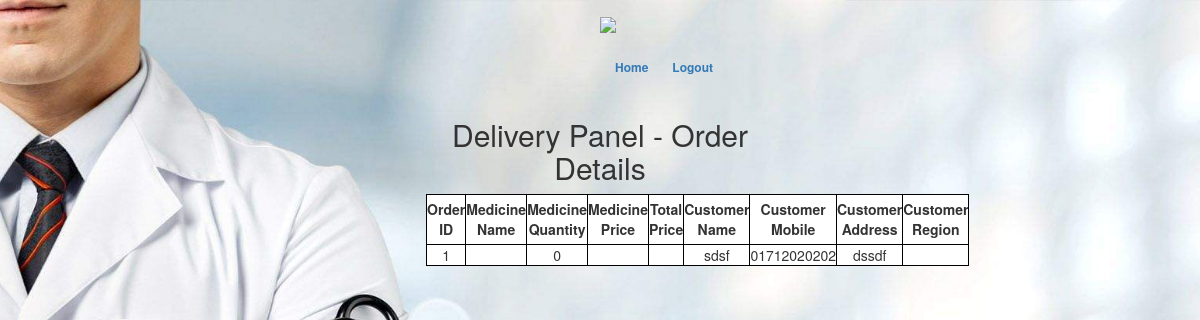
Screenshot of /deliveryhome.php with the database file from the repository.
### tables this page shows
CREATE TABLE `medicineorder` (
  `orderId` int(11) NOT NULL,
  `medicinename` varchar(50) NOT NULL,
  `medquantity` int(11) NOT NULL,
  `medprice` varchar(50) NOT NULL,
  `totalprice` varchar(50) NOT NULL,
  `ordercusname` varchar(50) NOT NULL,
  `orderphone` varchar(15) NOT NULL,
  `orderaddress` varchar(50) NOT NULL,
  `orderregion` varchar(50) NOT NULL
);

### deliveryhome.php (the view, shortened to what this page needs)
<!DOCTYPE html>
 <html class="no-js">
<html lang="en-US">
<head>
	<link rel="stylesheet" type="text/css" href="css/font-awesome.min.css" media="all" />
	<link rel="stylesheet" type="text/css" href="css/normalize.css" media="all" />
	<link rel="stylesheet" type="text/css" href="css/bootstrap.css" media="all" />
	<link rel="stylesheet" type="text/css" href="style.css" media="all" />
</head>
<body class="login">
	<div class="header-area">
		<div class="header-top">
			<div class="container">
                <a href="#"><img src="img/admin.png" style="max-height: 5%;max-width: 5%;margin-left: 50%;opacity:1.0;"></a>
				<div class="menu col-md-5" style="margin-left: 20%;margin-top: 2%">
					<ul class="list-unstyled list-inline pull-right">
						<li><a href="#">Home</a></li>
						<li><a href="logout.php">Logout</a></li>
					</ul>
				</div>
			</div>
		</div>
	</div>
	<div class="main-area">
		<div class="login">
			<form class="col-md-4 col-sm-offset-4 text-center">
            <h2>Delivery Panel - Order Details</h2>
			  <table style="background:white;border:1px solid black;" class="text-center">
                <thead>
                    <tr style="padding-left: 10px;">
                        <th style="border:1px solid black">Order ID</th>
                        <th style="border:1px solid black">Medicine Name</th>
                        <th style="border:1px solid black">Medicine Quantity</th>
                        <th style="border:1px solid black">Medicine Price</th>
                        <th style="border:1px solid black">Total Price</th>
                        <th style="border:1px solid black">Customer Name</th>
                        <th style="border:1px solid black">Customer Mobile</th>
                        <th style="border:1px solid black">Customer Address</th>
                        <th style="border:1px solid black">Customer Region</th>
                    </tr>
                </thead>
                <tbody>
                    <?php
                    $con=mysqli_connect("localhost","root","");
                    mysqli_select_db($con,'medicineguide');
                        $resul = mysqli_query($con,"SELECT * FROM medicineorder where orderregion='".$_SESSION["Region"]."';") or die("Failed to fetch".mysql_error());
                    while( $row = mysqli_fetch_assoc( $resul) ){
                                    echo "<tr><td>{$row['orderId']}</td><td>{$row['medicinename']}</td><td>{$row['medquantity']}</td><td>{$row['medprice']}</td><td>{$row['totalprice']}</td><td>{$row['ordercusname']}</td><td>{$row['orderphone']}</td><td>{$row['orderaddress']}</td><td>{$row['orderregion']}</td></tr>\n";
                                        }
                    ?>
                  </tbody>
                </table>
			</form>
			<br>
        </div>
        </div>
</body>
</html>

### style.css (style rules this page uses)
.header-top { padding: 1%; }
.menu { margin-left: 150px; }
.menu a { text-decoration: none; font-weight: bold; margin-left: 10px; }
.login { background: url(images/13.jpg) no-repeat center center fixed; -webkit-background-size: cover; -moz-background-size: cover; -o-background-size: cover; background-size: cover; }
.login a { font-size: 12px; line-height: 0; }
table, td, th { border: 1px solid black; text-align: center; }
table { border-collapse: collapse; width: 90%; margin-left: 3%; }
th { height: 50px; text-align: center; }

### deliveryhome.php (style rules this page uses)
html { background: url(images/13.jpg) no-repeat center center fixed; -webkit-background-size: cover; -moz-background-size: cover; -o-background-size: cover; background-size: cover; }

### rows the page displays
medicineorder: orderId "1", medquantity "0", ordercusname "sdsf", orderphone "01712020202", orderaddress "dssdf"
